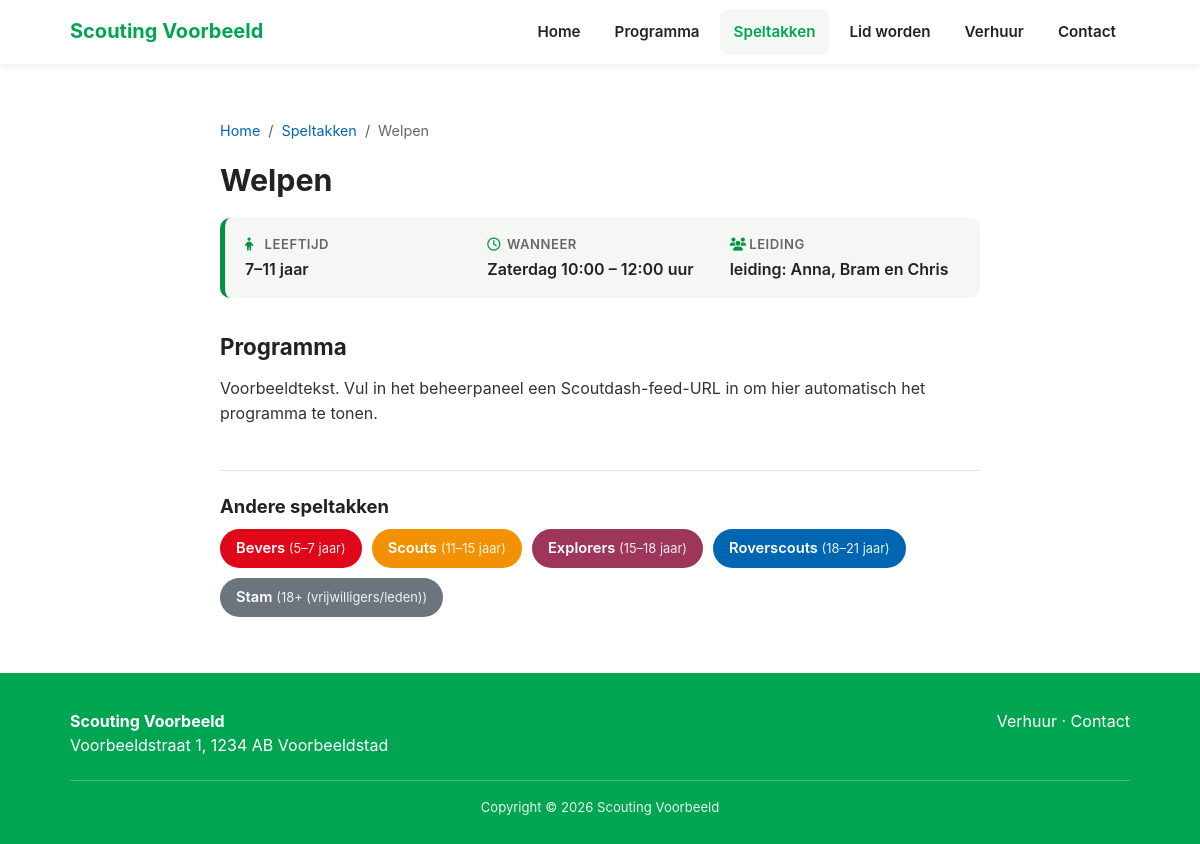
The app's page /speltak.php?slug=welpen with its own data.
### tables this page shows
CREATE TABLE IF NOT EXISTS speltakken (
    id           INT UNSIGNED NOT NULL AUTO_INCREMENT,
    naam         VARCHAR(100) NOT NULL,
    slug         VARCHAR(100) NOT NULL,
    kleur        VARCHAR(20)  NOT NULL DEFAULT '#00A551',
    leeftijd     VARCHAR(100) NULL,
    dag_tijd     VARCHAR(190) NULL,
    leiding      VARCHAR(255) NULL,
    toelichting  TEXT NULL,
    feed_url     VARCHAR(500) NULL,
    afmeld_url   VARCHAR(500) NULL,
    logo         VARCHAR(255) NULL,
    inhoud       LONGTEXT NULL,
    meta_omschrijving VARCHAR(255) NULL,
    actief       TINYINT(1) NOT NULL DEFAULT 1,
    volgorde     INT NOT NULL DEFAULT 0,
    bijgewerkt   DATETIME NOT NULL DEFAULT CURRENT_TIMESTAMP ON UPDATE CURRENT_TIMESTAMP,
    PRIMARY KEY (id),
    UNIQUE KEY uniq_slug (slug)
);

### includes/db.php (called while the page is built, shortened)
<?php
function db(): PDO
{
    static $pdo = null;
    if ($pdo === null) {
        $dsn = 'mysql:host=' . DB_HOST . ';port=' . DB_PORT . ';dbname=' . DB_NAME . ';charset=' . DB_CHARSET;
        try {
            $pdo = new PDO($dsn, DB_USER, DB_PASS, [
                PDO::ATTR_ERRMODE => PDO::ERRMODE_EXCEPTION,
                PDO::ATTR_DEFAULT_FETCH_MODE => PDO::FETCH_ASSOC,
                PDO::ATTR_EMULATE_PREPARES => false,
            ]);
        } catch (PDOException $e) {
            http_response_code(500);
            if (APP_DEBUG) {
                die('Databaseverbinding mislukt: ' . htmlspecialchars($e->getMessage()));
            }
            die('Er is een probleem met de website. Probeer het later opnieuw.');
        }
    }
    return $pdo;
}

### speltak.php (the view, shortened to what this page needs)
<?php
require_once __DIR__ . '/includes/functions.php';
$slug = isset($_GET['slug']) ? trim((string) $_GET['slug']) : '';
$sp = $slug !== '' ? get_speltak_by_slug($slug) : null;
if ($sp) {
    $crumbs = [['Home', './'], ['Speltakken', speltakken_url()], [$sp['naam'], speltak_url($sp['slug'])]];
    $andere = array_values(array_filter(get_speltakken(true), fn($o) => (int) $o['id'] !== (int) $sp['id']));
}
include __DIR__ . '/includes/site_layout_top.php';
?>
<section class="pagina-content">
  <div class="container pagina-container">
    <?php if ($sp): ?>
    <?= breadcrumbs_html($crumbs) ?>
    <div class="speltak-titel" style="--speltak-kleur:<?= e($sp['kleur']) ?>">
      <h1><?= e($sp['naam']) ?></h1>
    </div>
    <?php if (!empty($sp['leeftijd']) || !empty($sp['dag_tijd']) || !empty($sp['leiding'])): ?>
    <dl class="speltak-feiten" style="--speltak-kleur:<?= e($sp['kleur']) ?>">
      <?php if (!empty($sp['leeftijd'])): ?>
      <div>
        <dt><i class="fa-solid fa-child" aria-hidden="true"></i> Leeftijd</dt>
        <dd><?= e($sp['leeftijd']) ?></dd>
      </div>
      <?php endif; ?>
      <?php if (!empty($sp['dag_tijd'])): ?>
      <div>
        <dt><i class="fa-regular fa-clock" aria-hidden="true"></i> Wanneer</dt>
        <dd><?= e($sp['dag_tijd']) ?></dd>
      </div>
      <?php endif; ?>
      <?php if (!empty($sp['leiding'])): ?>
      <div>
        <dt><i class="fa-solid fa-users" aria-hidden="true"></i> Leiding</dt>
        <dd><?= e($sp['leiding']) ?></dd>
      </div>
      <?php endif; ?>
    </dl>
    <?php endif; ?>
    <h2 class="speltak-programma-titel">Programma</h2>
    <?php if (!empty($sp['feed_url'])): ?>
      <?php if (!empty($sp['afmeld_url'])): ?>
      <p class="speltak-afmelden">Afmelden voor een opkomst? <a href="<?= e($sp['afmeld_url']) ?>" target="_blank" rel="noopener"<?= ga_event_attrs('afmeld_click', ['speltak' => $sp['slug']]) ?>>Klik hier</a>.</p>
      <?php endif; ?>
      <div class="prog-list" data-feed-slug="<?= e($sp['slug']) ?>" id="feed-<?= e($sp['slug']) ?>">
        <p class="prog-loading">Programma wordt geladen&hellip;</p>
      </div>
    <?php elseif (!empty($sp['toelichting'])): ?>
      <div class="pagina-body"><?= add_lazy_loading($sp['toelichting'])  ?></div>
    <?php else: ?>
      <p class="prog-empty">Er is op dit moment geen programma beschikbaar.</p>
    <?php endif; ?>
    <?php if ($andere): ?>
    <nav class="speltak-andere" aria-label="Andere speltakken">
      <h2>Andere speltakken</h2>
      <ul>
        <?php foreach ($andere as $o): ?>
        <li><a href="<?= e(speltak_url($o['slug'])) ?>" style="background:<?= e($o['kleur']) ?>"><?= e($o['naam']) ?><?= $o['leeftijd'] ? ' <small>(' . e($o['leeftijd']) . ')</small>' : '' ?></a></li>
        <?php endforeach; ?>
      </ul>
    </nav>
    <?php endif; ?>
    <?php else: ?>
    <h1>Speltak niet gevonden</h1>
    <p>Deze speltak bestaat niet (meer). <a href="<?= e(speltakken_url()) ?>">Bekijk alle speltakken</a> of ga <a href="./">terug naar de homepage</a>.</p>
    <?php endif; ?>
  </div>
</section>
<?php include __DIR__ . '/includes/site_layout_bottom.php'; ?>

### assets/css/style.css (style rules this page uses)
:root { --green:#00A551; --green-dark:#00893f; --blue:#0066B2; --orange:#F2940A; --red:#E1071A; --brique:#9e365b; --yellow:#FCDD17; --gray:#6c757d; --dark:#222; --text:#333; --bg:#ffffff; --light:#f5f7f5; --bevers: #E1071A; --welpen: #019340; --scouts: #f29102; --explorers: #9e365b; }
* { box-sizing:border-box; }
html { scroll-behavior:smooth; scroll-padding-top:90px; }
body { margin:0; font-family:-apple-system,BlinkMacSystemFont,"Segoe UI",Roboto,Helvetica,Arial,sans-serif; color:var(--text); background:var(--bg); line-height:1.55; }
a { color:var(--blue); text-decoration:none; }
h1,h2,h3 { font-weight:700; color:var(--dark); }
.container { max-width:1100px; margin:0 auto; padding:0 20px; }
section { padding:56px 0; }
.pagina-container { max-width:800px; }
.pagina-content h1 { margin:0 0 28px; font-size:1.9rem; }
.pagina-body p { margin:0 0 16px; }
.speltak-titel { display:flex; align-items:center; gap:18px; margin-bottom:20px; }
.pagina-content .speltak-titel h1 { margin:0; }
.speltak-feiten { display:grid; grid-template-columns:repeat(auto-fit,minmax(180px,1fr)); gap:12px; margin:0 0 28px; padding:16px 20px; background:var(--light); border-radius:10px; border-left:5px solid var(--speltak-kleur, var(--green)); }
.speltak-feiten dt { font-size:0.82rem; text-transform:uppercase; letter-spacing:.04em; color:#666; font-weight:600; }
.speltak-feiten dt i { color:var(--speltak-kleur, var(--green)); width:1.2em; }
.speltak-feiten dd { margin:2px 0 0; font-weight:600; color:var(--dark); }
.speltak-programma-titel { margin:36px 0 16px; font-size:1.4rem; }
.speltak-andere { margin-top:44px; padding-top:24px; border-top:1px solid #e2e2e2; }
.speltak-andere h2 { font-size:1.15rem; margin:0 0 12px; }
.speltak-andere ul { list-style:none; margin:0; padding:0; display:flex; flex-wrap:wrap; gap:10px; }
.speltak-andere a { display:inline-block; padding:8px 16px; border-radius:20px; color:#fff; font-weight:600; font-size:0.92rem; }
.speltak-andere small { font-weight:400; opacity:0.9; }
a { transition:color .2s ease, background-color .2s ease, opacity .2s ease; }

### records on screen
speltakken: naam "Welpen", leeftijd "7–11 jaar", dag_tijd "Zaterdag 10:00 – 12:00 uur", leiding "leiding: Anna, Bram en Chris", toelichting "Voorbeeldtekst. Vul in het beheerpaneel een Scoutdash-feed-URL in om hier automatisch het programma te tonen."
speltakken: naam "Bevers", leeftijd "5–7 jaar"
speltakken: naam "Scouts", leeftijd "11–15 jaar"
speltakken: naam "Explorers", leeftijd "15–18 jaar"
speltakken: naam "Roverscouts", leeftijd "18–21 jaar"
speltakken: naam "Stam", leeftijd "18+ (vrijwilligers/leden)"

### other values on screen
get_setting('org_naam') "Scouting Voorbeeld"
$name "Home"
$name "Speltakken"
$name "Welpen"
get_setting('org_straat') "Voorbeeldstraat 1"
get_setting('org_postcode') "1234 AB"
get_setting('org_plaats') "Voorbeeldstad"
get_setting_with_year('footer_copyright') "Copyright © 2026 Scouting Voorbeeld"
